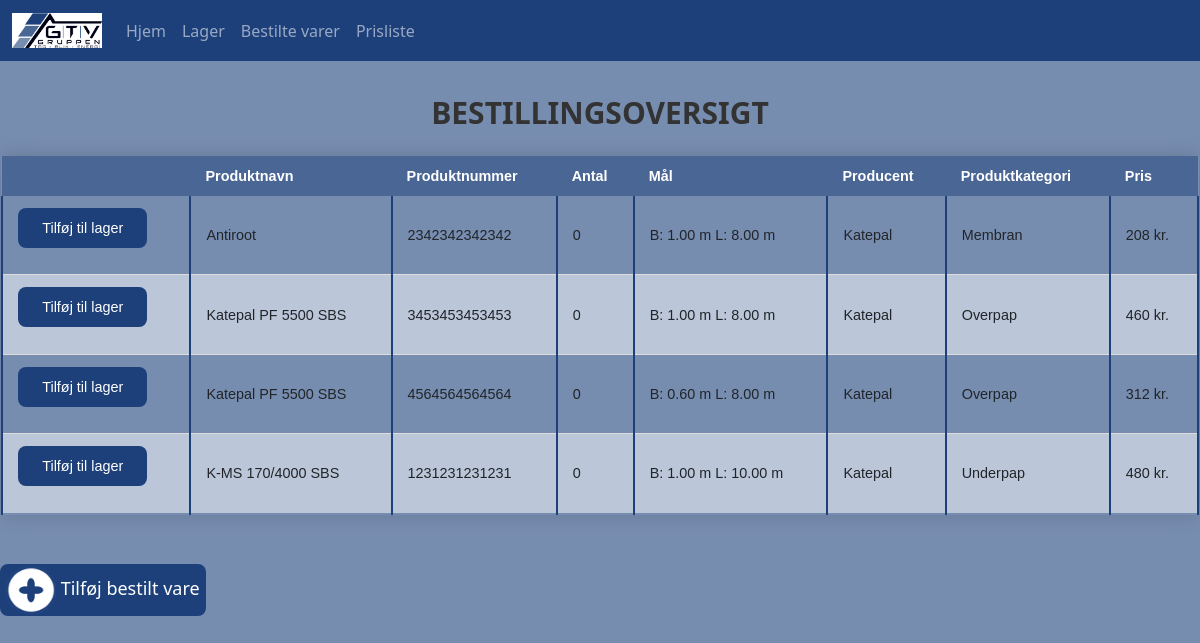
Page /bestilte_varer on the committed database.
### tables this page shows
CREATE TABLE Bestillingsoversigt(
ID INTEGER PRIMARY KEY AUTOINCREMENT,
Produktnavn TEXT NOT NULL,
Produktnummer INT,
Antal INT NOT NULL,
Mål TEXT NOT NULL,
Producent TEXT,
Produktkategori TEXT,
Pris REAL
);

### app.py (the view)
@app.route('/bestilte_varer', methods=['GET'])
def bestilte_varer():
    try:
        conn = sqlite3.connect(database="GTV_Tagdækning_ApS.db")
        cur = conn.cursor()
        cur.execute("""SELECT ID, Produktnavn, Produktnummer, Antal, Mål, Producent, Produktkategori, Pris FROM Bestillingsoversigt ORDER BY Produktkategori ASC""")
    except Exception as e:
            print(f"Der skete en fejl: {e}")
    return flask.render_template("bestilte_varer.html", items=cur.fetchall())

### templates/bestilte_varer.html (shortened to what this page needs)
{% extends 'base.html' %}
{% block content%}
<body>
<div>
    <br>
    <h1>Bestillingsoversigt</h1>
    <table class="styled-table">
        <thead>
            <th></th>
            <th>Produktnavn</th>
            <th>Produktnummer</th>
            <th>Antal</th>
            <th>Mål</th>
            <th>Producent</th>
            <th>Produktkategori</th>
            <th>Pris</th>
        </thead>
        <tbody>
        {% for item in items %}
            <tr>
                <td><form action="" method="POST"><button class="btn-submit" type="submit" name="fjern_vare" value={{item[0]}}>Tilføj til lager</button></form></td>
                {% for j in item[1::] %}
                    <td>{{j}}</td>
                {% endfor %}
        {% endfor %}
        </tbody>
    </table>
    <button class="btn-open-popup" onclick="togglePopup()">
        <image src="static/Add_moerk_hvid.png" width="50" height="50"></image>
        Tilføj bestilt vare
    </button>
</div>
</body>
</html>
{% endblock %}

### static/GTV.css (style rules this page uses)
body { background-color: #778DB0; }
h1 { font-size: 30px; font-weight: bold; color: #333; margin: 10px 0; padding: 0; text-align: center; text-transform: uppercase; }
.btn-open-popup { font-size: 18px; background-color: #1D407B; color: #fff; border: none; border-radius: 8px; cursor: pointer; transition: background-color 0.3s ease; }
.btn-submit, .btn-close-popup { padding: 12px 24px; border: none; border-radius: 8px; cursor: pointer; transition: background-color 0.3s ease, color 0.3s ease; }
.btn-submit { background-color: #1D407B; color: #fff; }
.styled-table { border-collapse: collapse; margin: 25px 0; margin-left: 0.1%; font-size: 0.9em; font-family: sans-serif; width: 99.8%; box-shadow: 0 0 20px rgba(0, 0, 0, 0.15); }
.styled-table thead th { background-color: #4A6695; color: #FFFFFF; text-align: left; }
th, td { padding: 12px 15px; }
.styled-table tbody tr { border-bottom: 1px solid #DDDDDD; }
.styled-table tbody tr:nth-of-type(even) { background-color: #bbc7d9; }
.styled-table tbody tr:last-of-type { border-bottom: 2px solid #778DB0; }
.styled-table tbody td { border-right: 2px solid #1D407B; border-left: 2px solid #1D407B; }

### rows in the picture
Bestillingsoversigt: {{ item[0] }} 28 (drawn), Produktnavn "Antiroot", Produktnummer "2342342342342", j "0", Mål "B: 1.00 m L: 8.00 m", Producent "Katepal", Produktkategori "Membran", Pris "208 kr."
Bestillingsoversigt: {{ item[0] }} 29 (drawn), Produktnavn "Katepal PF 5500 SBS", Produktnummer "3453453453453", j "0", Mål "B: 1.00 m L: 8.00 m", Producent "Katepal", Produktkategori "Overpap", Pris "460 kr."
Bestillingsoversigt: {{ item[0] }} 30 (drawn), Produktnavn "Katepal PF 5500 SBS", Produktnummer "4564564564564", j "0", Mål "B: 0.60 m L: 8.00 m", Producent "Katepal", Produktkategori "Overpap", Pris "312 kr."
Bestillingsoversigt: {{ item[0] }} 26 (drawn), Produktnavn "K-MS 170/4000 SBS", Produktnummer "1231231231231", j "0", Mål "B: 1.00 m L: 10.00 m", Producent "Katepal", Produktkategori "Underpap", Pris "480 kr."
